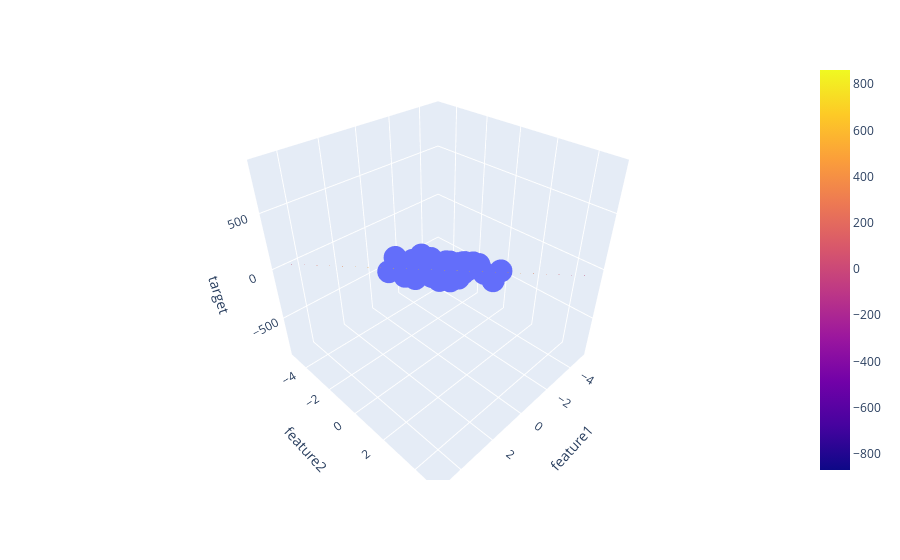

Source (notebook cell):
### Code cell
x = np.linspace(-5,5,10)
y = np.linspace(-5,5,10)
xGrid,yGrid = np.meshgrid(y,x)
final = np.vstack((xGrid.ravel(), yGrid.ravel())).T

z_final = lr.predict(final).reshape(10,10)

z = z_final
final = np.vstack((xGrid.ravel().reshape(1,100),yGrid.ravel().reshape(1,100))).T
fig = px.scatter_3d(df,x = 'feature1',y = 'feature2', z = 'target')
fig.add_trace(go.Surface(x=x,y=y,z=z,opacity=0.4))
fig.show()
